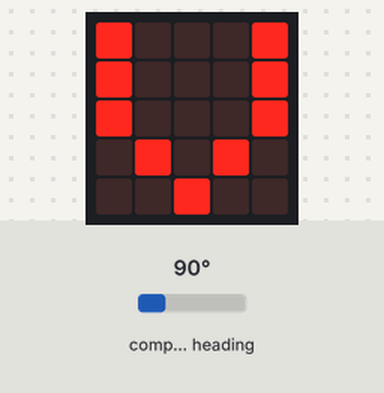
Recording of a program running on a simulated BBC micro:bit (MakeCode). On the bench: the board's 5×5 LED display. Inputs (shaded band) come from the test bench; at power-on: compass heading 90°. The compass is already calibrated.

Above: at 1.3 s.
1.4 s: compass heading set to 48°
2.9 s: compass heading set to 40°
At 3.9 s:
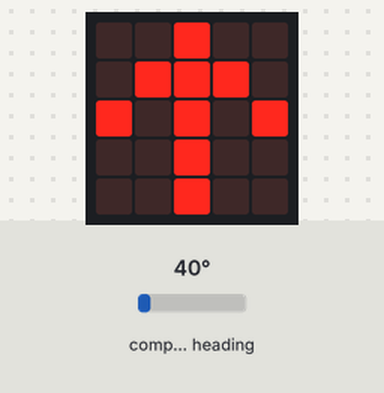
4.6 s: compass heading set to 180°
At 6.2 s:
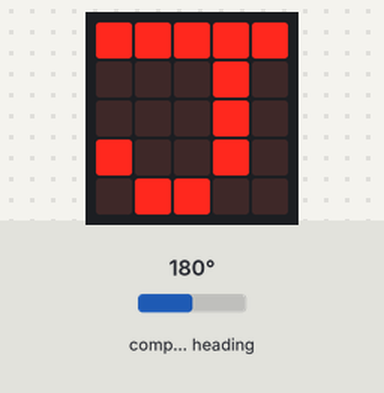
6.5 s: compass heading set to 222°
8.0 s: compass heading set to 229°
At 9.3 s:
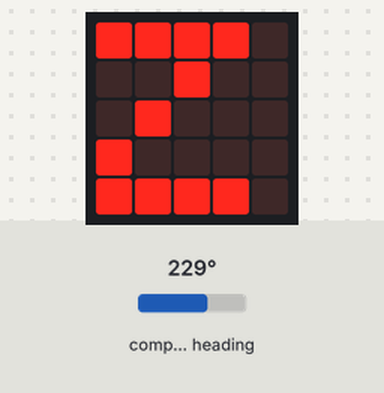
9.6 s: compass heading set to 7°
At 10.7 s:
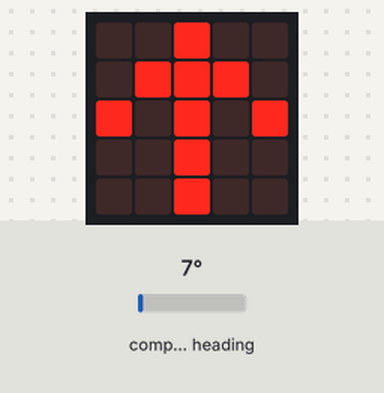
Timing chart, 0 to 12.1 s (numbered marks = the images above; inputs shaded):
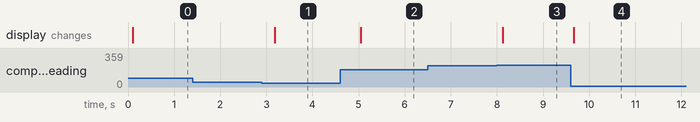

Measured:
- the behaviour switches between 46 and 45° on compass heading (found by bisection; images 0 and 1)
- the behaviour switches between 225 and 226° on compass heading (found by bisection; images 2 and 3)
- after the input at 1.4 s, every drawn part: stays the same
- after the input at 2.9 s, the display: changes after 0.28 s (image 1)
- after the input at 4.6 s, the display: changes after 0.44 s (image 2)
- after the input at 6.5 s, every drawn part: stays the same
- after the input at 8.0 s, the display: changes after 0.13 s (image 3)
- after the input at 9.6 s, the display: changes after 0.07 s (image 4)

The program:

main.ts
```typescript
input.calibrateCompass()
basic.forever(function () {
    if (input.compassHeading() <= 45) {
        basic.showArrow(ArrowNames.North)
    } else if (input.compassHeading() <= 135) {
        basic.showString("V")
    } else if (input.compassHeading() <= 225) {
        basic.showString("J")
    } else if (input.compassHeading() <= 315) {
        basic.showString("Z")
    }
})
```

test.ts
```typescript
// Tady jsou testy. Při použití tohoto balíčku jako rozšíření nebude zkompilováno.
```
